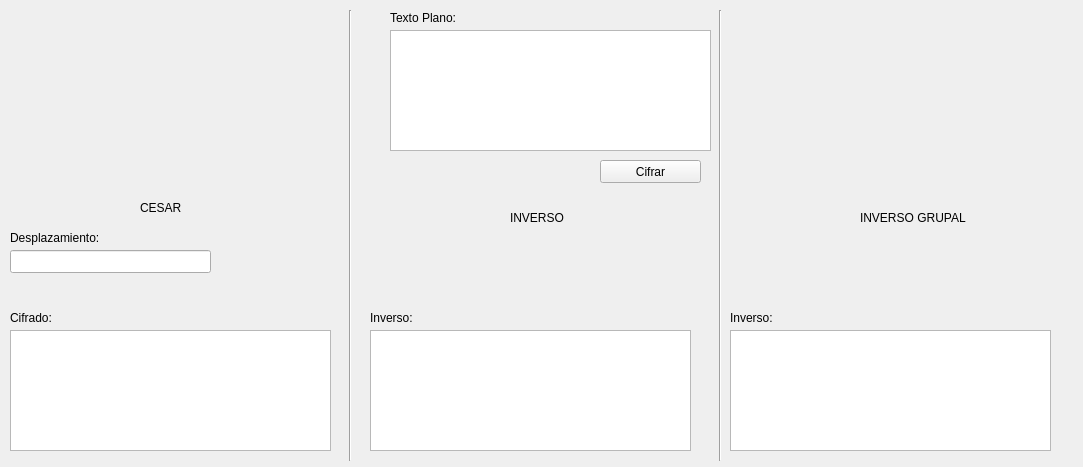
<?xml version="1.0" encoding="UTF-8"?>
<ui version="4.0">
 <class>MainWindow</class>
 <widget class="QMainWindow" name="MainWindow">
  <property name="geometry">
   <rect>
    <x>0</x>
    <y>0</y>
    <width>1083</width>
    <height>467</height>
   </rect>
  </property>
  <property name="windowTitle">
   <string>MainWindow</string>
  </property>
  <widget class="QWidget" name="centralWidget">
   <widget class="QLabel" name="label">
    <property name="geometry">
     <rect>
      <x>140</x>
      <y>200</y>
      <width>59</width>
      <height>15</height>
     </rect>
    </property>
    <property name="text">
     <string>CESAR</string>
    </property>
   </widget>
   <widget class="QLabel" name="label_2">
    <property name="geometry">
     <rect>
      <x>510</x>
      <y>210</y>
      <width>59</width>
      <height>15</height>
     </rect>
    </property>
    <property name="text">
     <string>INVERSO</string>
    </property>
   </widget>
   <widget class="Line" name="line">
    <property name="geometry">
     <rect>
      <x>340</x>
      <y>10</y>
      <width>20</width>
      <height>451</height>
     </rect>
    </property>
    <property name="orientation">
     <enum>Qt::Vertical</enum>
    </property>
   </widget>
   <widget class="Line" name="line_2">
    <property name="geometry">
     <rect>
      <x>710</x>
      <y>10</y>
      <width>20</width>
      <height>451</height>
     </rect>
    </property>
    <property name="orientation">
     <enum>Qt::Vertical</enum>
    </property>
   </widget>
   <widget class="QLabel" name="label_3">
    <property name="geometry">
     <rect>
      <x>860</x>
      <y>210</y>
      <width>121</width>
      <height>16</height>
     </rect>
    </property>
    <property name="text">
     <string>INVERSO GRUPAL</string>
    </property>
   </widget>
   <widget class="QLabel" name="label_5">
    <property name="geometry">
     <rect>
      <x>10</x>
      <y>310</y>
      <width>81</width>
      <height>16</height>
     </rect>
    </property>
    <property name="text">
     <string>Cifrado:</string>
    </property>
   </widget>
   <widget class="QPlainTextEdit" name="txtCifradoCesar">
    <property name="geometry">
     <rect>
      <x>10</x>
      <y>330</y>
      <width>321</width>
      <height>121</height>
     </rect>
    </property>
   </widget>
   <widget class="QLineEdit" name="txtDesplazamiento">
    <property name="geometry">
     <rect>
      <x>10</x>
      <y>250</y>
      <width>201</width>
      <height>23</height>
     </rect>
    </property>
   </widget>
   <widget class="QLabel" name="label_6">
    <property name="geometry">
     <rect>
      <x>10</x>
      <y>230</y>
      <width>111</width>
      <height>16</height>
     </rect>
    </property>
    <property name="text">
     <string>Desplazamiento:</string>
    </property>
   </widget>
   <widget class="QLabel" name="label_7">
    <property name="geometry">
     <rect>
      <x>390</x>
      <y>10</y>
      <width>81</width>
      <height>16</height>
     </rect>
    </property>
    <property name="text">
     <string>Texto Plano:</string>
    </property>
   </widget>
   <widget class="QLabel" name="label_8">
    <property name="geometry">
     <rect>
      <x>370</x>
      <y>310</y>
      <width>81</width>
      <height>16</height>
     </rect>
    </property>
    <property name="text">
     <string>Inverso:</string>
    </property>
   </widget>
   <widget class="QPlainTextEdit" name="txtCifradoInverso">
    <property name="geometry">
     <rect>
      <x>370</x>
      <y>330</y>
      <width>321</width>
      <height>121</height>
     </rect>
    </property>
   </widget>
   <widget class="QPlainTextEdit" name="txtPlano">
    <property name="geometry">
     <rect>
      <x>390</x>
      <y>30</y>
      <width>321</width>
      <height>121</height>
     </rect>
    </property>
   </widget>
   <widget class="QPushButton" name="btnCifrado">
    <property name="geometry">
     <rect>
      <x>600</x>
      <y>160</y>
      <width>101</width>
      <height>23</height>
     </rect>
    </property>
    <property name="text">
     <string>Cifrar</string>
    </property>
   </widget>
   <widget class="QPlainTextEdit" name="txtCifradoInversoGrupal">
    <property name="geometry">
     <rect>
      <x>730</x>
      <y>330</y>
      <width>321</width>
      <height>121</height>
     </rect>
    </property>
   </widget>
   <widget class="QLabel" name="label_10">
    <property name="geometry">
     <rect>
      <x>730</x>
      <y>310</y>
      <width>81</width>
      <height>16</height>
     </rect>
    </property>
    <property name="text">
     <string>Inverso:</string>
    </property>
   </widget>
  </widget>
 </widget>
 <layoutdefault spacing="6" margin="11"/>
 <resources/>
 <connections/>
</ui>
